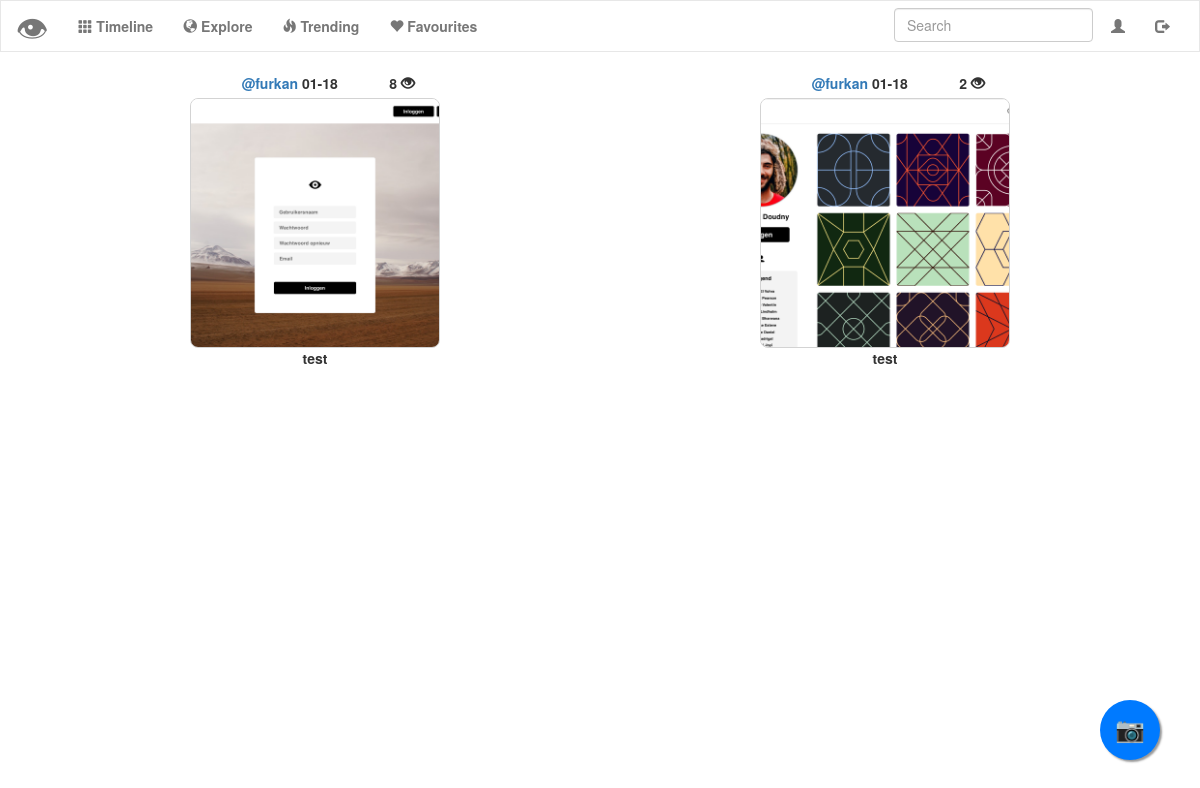
The app's page /trending (signed in), older data.
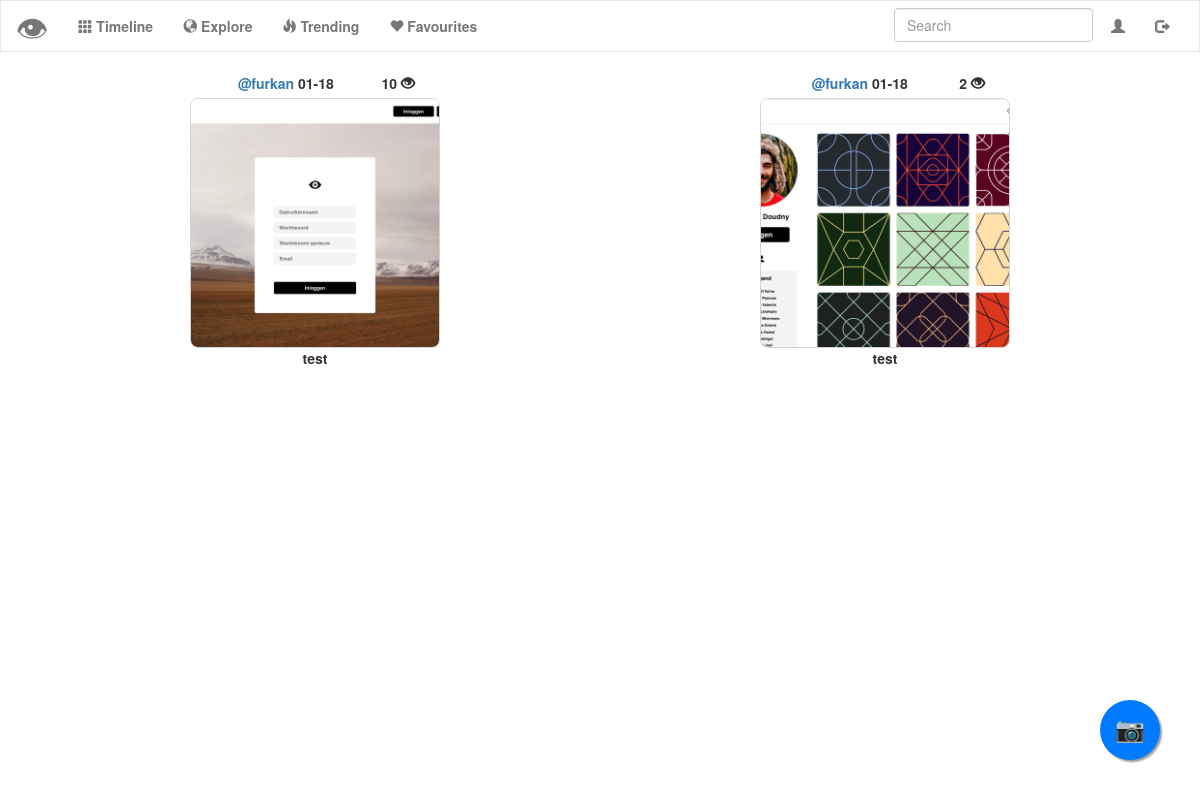
The same page, newer data.
### tables this page shows
CREATE TABLE 'uploads' ('id' integer PRIMARY KEY AUTOINCREMENT NOT NULL, 'user_id' integer NOT NULL, 'upload' text NOT NULL, 'description' text NOT NULL, 'timestamp' double precision NOT NULL DEFAULT CURRENT_TIMESTAMP, 'username'  text NOT NULL  , 'score' INTEGER NOT NULL DEFAULT 0);

### application.py (the view)
@app.route("/trending")
def trending():
    trendingphotos = []
    all_recents = get_all_recents()
    for p in all_recents:
        if p["score"] >= 2:
            trendingphotos.append(p)
    trendingphotos.sort(key=lambda d: d['score'], reverse=True)
    if len(trendingphotos) == 0:
        flash("There aren't any trending pictures!")
        return render_template("trending.html")
    return render_template("trending.html", trendingphotos=trendingphotos, user_id=session["user_id"])

### helpers.py (called while the page is built)
def get_all_recents():
    all_recents = db.execute("SELECT * FROM uploads WHERE DATE(timestamp) >= DATE('now', 'weekday 0', '-12 days')")
    all_recents = change_timestamp(all_recents)
    return all_recents

def change_timestamp(post_list):
    for post in post_list:
        date = post["timestamp"]
        date = date[5:11]
        post["timestamp"] = date
    return post_list

### templates/trending.html (shortened to what this page needs)
{% extends "layout.html" %}
{% block main %}
    {% for post in trendingphotos %}
    <div class="col-lg-6 col-md-6 col-sm-6 col-xs-6">
        <button name="modal" class="photo_modal" data-toggle="modal" data-target="#photomodal{{ post.id }}">
            <label for="modal">
              <a href="{{ url_for('profile', username= post.username) }}"><label id="username">{{ post.username }} </label></a>
              <label id="timestamp">{{ post.timestamp }} </label>
              <label id="score">{{ post.score }} <span class="glyphicon glyphicon-eye-open"></span></label>
              <img src="/upload/{{ post.upload }}" class="img-responsive">
              <label id="discription">{{ post.description }} </label>
            </label>
        </button>
    </div>
    {% endfor %}
{% endblock %}

### templates/layout.html (shortened to what this page needs)
<!DOCTYPE html>
<html lang="en">
    <head>
        <link href="https://maxcdn.bootstrapcdn.com/bootstrap/3.3.7/css/bootstrap.min.css" rel="stylesheet"/>
        <link href="{{ url_for('static', filename='styles.css') }}" rel="stylesheet"/>
    </head>
    <body>
            <nav class="navbar navbar-default" id="navigation">
                <div class="container-fluid">
                    <div class="navbar-header">
                        <a class="navbar-brand" href="{{ url_for('index') }}"><font size="+3">👁</font></a>
                    </div>
                    <div class="collapse navbar-collapse" id="navbar">
                        {% if session.user_id %}
                            <ul class="nav navbar-nav">
                                <li><a href="{{ url_for('timeline') }}"><span class="glyphicon glyphicon-th"></span><b> Timeline</b></a></li>
                                <li><a href="{{ url_for('index') }}"><span class="glyphicon glyphicon-globe"></span><b> Explore</b></a></li>
                                <li><a href="{{ url_for('trending') }}"><span class="glyphicon glyphicon-fire"></span><b> Trending</b></a></li>
                                <li><a href="{{ url_for('favourites') }}"><span class="glyphicon glyphicon-heart"></span><b> Favourites</b></a></li>
                            </ul>
                            <ul class="nav navbar-nav navbar-right">
                                <li><a href="{{ url_for('account') }}"><span class="glyphicon glyphicon-user"></span></a></li>
                                <li><a href="{{ url_for('logout') }}"><span class="glyphicon glyphicon-log-out"></span></a></li>
                            </ul>
                            <ul class="nav navbar-nav navbar-right">
                                <li><input autocomplete="off" autofocus class="form-control" onkeypress="keypress(event);" name="lookup" id="searchbar" placeholder="Search" type="text"></li>
                            </ul>
                        {% else %}
                            <ul class="nav navbar-nav navbar-right">
                                <li><a href="{{ url_for('register') }}">Register</a></li>
                                <li><a href="{{ url_for('login') }}">Log In</a></li>
                            </ul>
                        {% endif %}
                    </div>
                </div>
            </nav>
            <a href="/upload" class="float-button">
                <h3 class="camera-button">📷</h3>
            </a>
        <div class="container">
            <main>
                {% block main %}{% endblock %}
            </main>
        </div>
    </body>
</html>

### static/styles.css (style rules this page uses)
.container { margin-left: auto; margin-right: auto; text-align: center; }
.navbar { z-index: 999; }
main img { max-width: 100%; }
#navigation { background-color: #FFF !important; border-radius: 0 !important; }
#searchbar { margin:7px; max-width:95%; }
.img-responsive { border: 0.5px solid lightgray; object-fit: cover; width:250px !important; height:250px !important; border-radius: 8px; }
.float-button { position:fixed; width:60px; height:60px; bottom:40px; right:40px; background-color: rgba(0,122,255,1); color:#FFF; border-radius:50px; text-align:center; box-shadow: 2px 2px 2px #999; text-decoration: none !important; z-index: 999; }
.camera-button { margin-top:15px !important; }
.photo_modal { background-color: white; border: 0px; }
#score { float:right; padding-right: 25px }

Row changes from the older to the newer data that the page shows:
changed uploads (number 1 of 2 on the later page): score "8" → "10"
